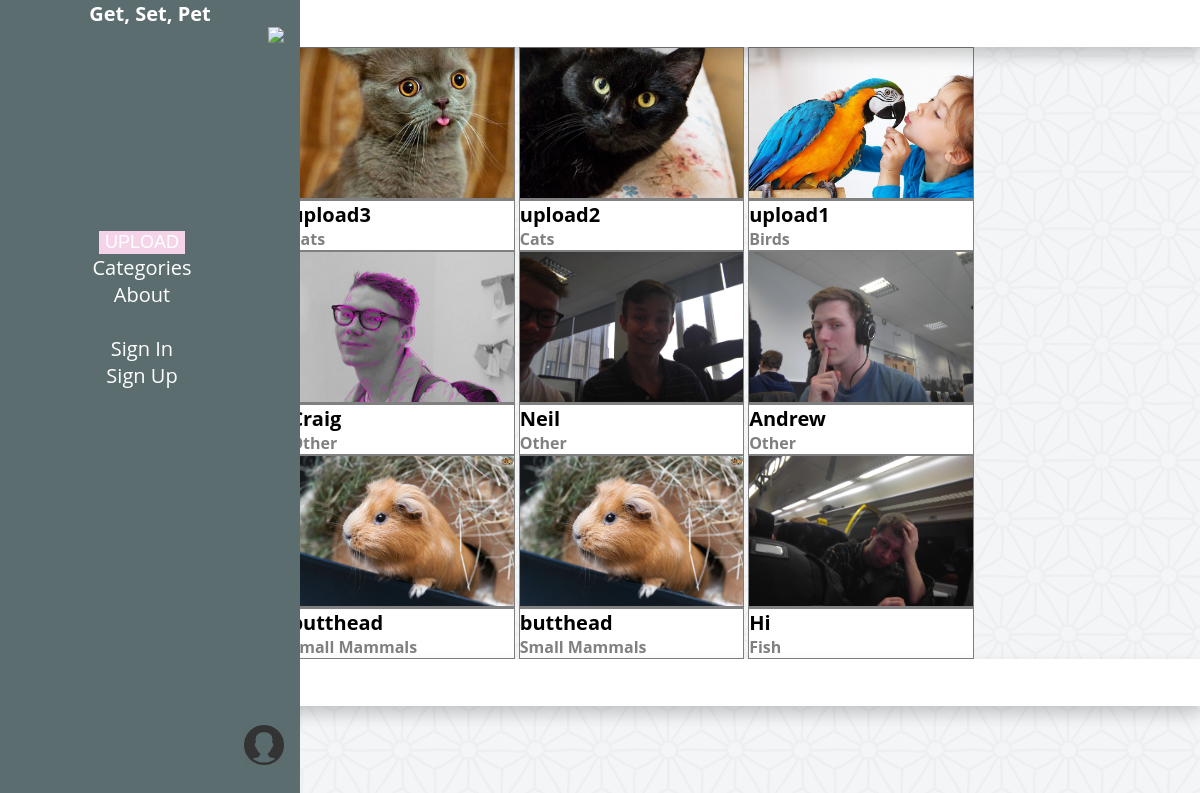
The page / on the database its author committed.
### gsp/models.py (models this page shows, shortened)
class Upload(models.Model):
    user = models.ForeignKey(User)
    category = models.ForeignKey(Category)
    name = models.CharField(max_length=128)
    picture = models.ImageField(upload_to=user_directory_path)
    ratings = models.ForeignKey(Rating)
    date_added = models.DateTimeField(auto_now_add=True)

class Category(models.Model):
    name = models.CharField(max_length=128, unique=True)
    slug = models.SlugField(unique=True)
    img = models.CharField(max_length=64, unique=True)
    class Meta:
        verbose_name_plural = 'Categories'
    def __str__(self):
        return self.name

### gsp/views.py (the view)
# urls.py: url(r'^$', views.index, name='index'),
def index(request):
    newest_uploads = Upload.objects.order_by('-date_added')
    return render(request, 'gsp/index.html', {'newest_uploads': newest_uploads})

### templates/gsp/index.html (shortened to what this page needs)
 <!DOCTYPE html>
{% extends 'gsp/base.html' %}
{% load staticfiles %}
{% load ratings %}
{% block body_block %}
    <div class = "categorySection">
    <h1> All uploads </h1>
</div>
<div class = "cardunit">
			{% for upload in newest_uploads %}
			<div class = "smallcard" id = "myBtn">
				<div class = "smallpet">
					<img src="{{ MEDIA_URL }}{{ upload.picture }}"
					alt="Picture of {{ upload.name }}">
				</div>
				<h1>{{ upload.name }}</h1>
				<br>
				<h4>{{ upload.category }}</h4>
                <br>
				</div>
			{% endfor %}
		</div>
<div class = "categorySection">
<h1> Your Profile </h1>
</div>
</div>
{% endblock %}

### templates/gsp/base.html (shortened to what this page needs)
<!DOCTYPE html>
{% load staticfiles %}
<html>
	<head>
		<link href="{% static 'css/template-css.css' %}" rel="stylesheet" type="text/css">
		<link rel="stylesheet" href="{% static 'star-ratings/css/star-ratings.css' %}">
	</head>
	<body>
		<div class="page-content">
			{% block body_block %}
			{% endblock %}
		<nav>
			<h1>Get, Set, Pet</h1>
			<div class = "icon">
			<a href="/gsp/"> <img src="{% static 'images/paw.png' %}"></a>
			<br>
			<div class = "iconbtm">
			<a href="{% url 'profile' %}"> <img src="{% static "images/account.png" %}"></a>
		</div>
		</div>
			<ul>
				<div class = "upload">
					<a href="{% url 'upload' %}"><button>Upload</button></a>
			<br>
			<a href="{% url 'cats' %}">Categories</a>
			<br>
			<li><a href="{% url 'about' %}">About</a></li>
			<br>
			{% if user.is_authenticated %}
			<li><a href="{% url 'logout' %}">Logout</a></li>
			{% else %}
			<li><li><a href="{% url 'login' %}">Sign In</a></li>
			<li><a href="{% url 'register' %}">Sign Up</a></li>
			{% endif %}
		</ul>
			</nav>
	</body>
</html>

### static/css/template-css.css (style rules this page uses)
* { margin: 0px; }
.upload button { border: 0px; background: #f5d4e9; color: #ffffff; font-size: 18px; text-transform: uppercase; }
body h1 { font-family: 'Open Sans', sans-serif; font-weight: 700; font-size: 20px; }
body { background-image: url('background.png') }
.page-content { position: relative; top: 0; }
nav { width: 25%; float: left; color: white; background-color: #5C6D70; text-align: center; position: fixed; height: 100vh; position: fixed; left: -20%; top: 0; bottom: 0; z-index: 998; cursor: pointer; margin-right: 1em; }
nav:after { position: absolute; content: ' '; width: 0; height: 0; right: -70px; top: 50%; }
nav ul { padding-top: 200px; width: auto; list-style-type: none; font-size: 20px; font-family: 'Open Sans', sans-serif; }
nav, nav * { transition: all 1000ms ease; }
a { text-decoration: none; color: white; }
.icon { float: right; }
.icon img { padding-right: 1em; float: right; height: 40px; width: auto; }
.iconbtm { padding-top: 85vh; }
.card h1,h4,p,span { font-family: 'Open Sans', sans-serif; font-weight: 700; }
.cardunit { position: relative; margin-left: 5%; }
.categorySection { padding-top: 10px; padding-bottom: 10px; background-color: white; position: relative; margin-left: 5%; box-shadow: 0 8px 16px 0 rgba(0,0,0,0.2); z-index: 500; }
.categorySection h1 { font-family: 'Open Sans', sans-serif; display: inline-block; }
[class^="smallcard"] { position: relative; display: inline-block; width: 19.77%; background-color: white; height:10%; margin-left: 0px; border: solid; border-color: gray; border-width: thin; box-sizing: border-box; margin-top: 0px; }
.smallcard h1,h4 { display: inline-block; }
.smallcard h4 { color: gray; }
.smallpet img { display: block; width: 100%; height:150px; object-fit: cover; border-bottom: solid; border-color: gray; }

### rows shown on the page
Upload: picture (picture), name "upload3", category "Cats"
Upload: picture (picture), name "upload2", category "Cats"
Upload: picture (picture), name "upload1", category "Birds"
Upload: picture (picture), name "Craig", category "Other"
Upload: picture (picture), name "Neil", category "Other"
Upload: picture (picture), name "Andrew", category "Other"
Upload: picture (picture), name "butthead", category "Small Mammals"
Upload: picture (picture), name "butthead", category "Small Mammals"
Upload: picture (picture), name "Hi", category "Fish"
